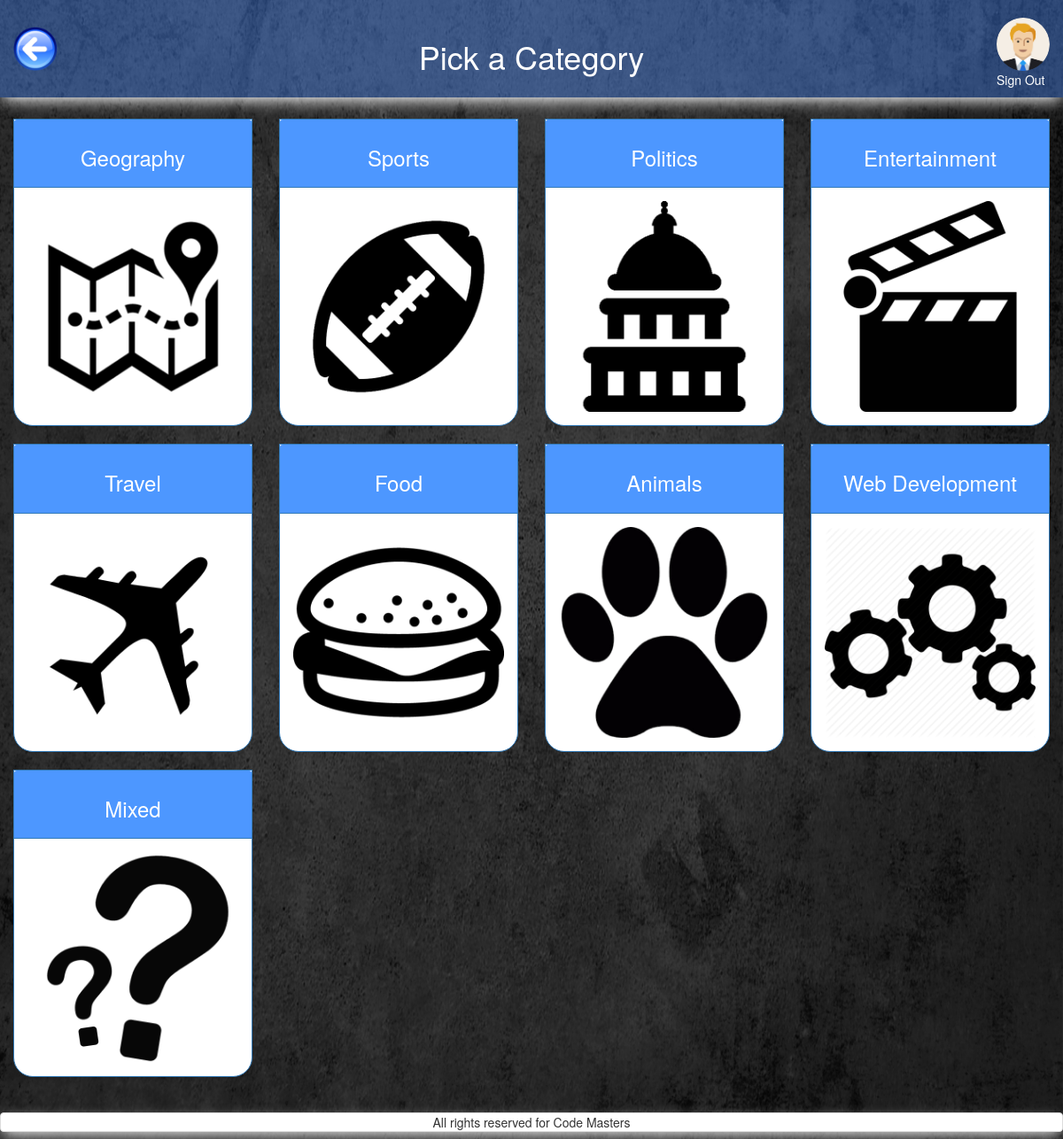
The page /quiz_categories.php (signed in) on the database its author committed.
### tables this page shows
CREATE TABLE `users` (
  `id` int(11) NOT NULL,
  `FK_avatars` int(11) NOT NULL,
  `nickname` varchar(255) NOT NULL,
  `email` varchar(255) NOT NULL,
  `password` varchar(255) NOT NULL
);

CREATE TABLE `avatars` (
  `id` int(11) NOT NULL,
  `location` varchar(255) NOT NULL
);

CREATE TABLE `categories` (
  `id` int(11) NOT NULL,
  `category` varchar(50) NOT NULL,
  `image` varchar(255) NOT NULL
);

### includes/start_session_user.php (called while the page is built, shortened)
<?php
 require_once 'dbconnect.php';
 $res=mysqli_query($con, "SELECT nickname, users.id AS user_id, avatars.location AS avatar, avatars.id AS avatar_id, email FROM users
 	JOIN avatars ON users.FK_avatars=avatars.id
 	WHERE users.id=".$_SESSION['user']);
	 $userRow=mysqli_fetch_array($res);
	 $user_avatar = $userRow['avatar'];
?>

### quiz_categories.php (the view, shortened to what this page needs)
<?php
require_once('includes/start_session_user.php');
$categoriesQuery = $con->prepare(<<<'SQL'
SELECT id, category, image FROM categories;
SQL
);
$categoriesQuery->execute();
$categoriesResult = $categoriesQuery->get_result();
?>
<!DOCTYPE html>
<html>
<head>
    <?php
require_once('includes/head_tag.php');
    ?>
</head>
<body>
<div id="wrap">
  <div id="main" class="container-fluid clear-top">
    <header class="row shadow" id="header">
            <div class="col-xs-3">
                <a href="home_user.php">
                    <img alt="back_button" src="pictures/back_button.png" id="back_button"/>
                </a>
            </div>
            <div class="col-xs-6 white text-center margin-top">
                <h1 class="heading_font">Pick a Category</h1>
            </div>
        <?php
        echo'
            <div class="col-xs-3">
                <a href="logout.php?logout" class="pull-right">
                    <img class="img-circle show_avatar border" src="'.$user_avatar.'" alt="avatar" id="avatar_img"><br>
                    Sign Out
                </a>
            </div>';
        ?>
    </header>
    <div class="row">
        <main class="col-xs-12">
            <section class="row">
                <div class="col-xs-12 margin-top">
                    <?php
    $categories = [];
    while ($category = $categoriesResult->fetch_assoc()) {
        $categories[] = $category;
    }
    foreach ($categories as $key => $category):
    if ($key%4 == 0):
    ?>
    <div class="row">
        <?php
        endif;
        ?>
        <div class="col-xs-6 col-sm-3">
            <a href="quiz_play.php?category=<?php echo $category['id']?>" class="a_category">
            <div class="panel panel-primary" id="category_panel">
                <div class="text-center panel-heading" id="category_header">
                    <h3><?php echo $category['category']?></h3>
                </div>
                <div class="panel-body text-center">
                    <img src="pictures/<?php echo $category['image']?>" class="img-responsive">
                </div>
            </div>
            </a>
        </div>
        <?php
        if ($key%4 == 3 || $key >= count($categories)):
        ?>
    </div>
    <?php
    endif;
    endforeach;
    ?>
                </div>
            </section>
        </main>
    </div>
  </div>
</div>
    <?php
require_once('includes/footer.php');
    ?>
</body>
</html>

### includes/head_tag.php (shortened to what this page needs)
  <link rel="stylesheet" href="https://maxcdn.bootstrapcdn.com/bootstrap/3.3.7/css/bootstrap.min.css">
  <link rel="stylesheet" type="text/css" href="css/style.css">
  <link rel="stylesheet" href="//code.jquery.com/ui/1.12.1/themes/base/jquery-ui.css">
<link rel="stylesheet" href="/resources/demos/style.css">

### includes/footer.php
<footer class=" margin-top footer ">
    <div class="text-center shadow panel panel-default">
        All rights reserved for Code Masters
    </div>
</footer>

### css/style.css (style rules this page uses)
header h1 { position: relative; }
#avatar_img { margin-top:20px; height: 60px; }
#back_button { margin-top:30px; height: 50px; }
#header { background-color: rgba(77,141,255,0.4); height: 110px; }
#header a:link { color: white; }
body { content: ""; background: url("../pictures/grey_background.jpg"); background-size: 100% 100%; background-repeat: repeat; top: 0; left: 0; bottom: 0; right: 0; position: absolute; z-index: -1; }
.white { color: white; }
.shadow { -webkit-box-shadow: 0px 6px 16px -3px rgba(255,255,255,1); -moz-box-shadow: 0px 6px 16px -3px rgba(255,255,255,1); box-shadow: 0px 6px 16px -3px rgba(255,255,255,1); }
.margin-top { margin-top: 2%; }
#category_panel { border-radius: 0px 0px 22px 22px; -moz-border-radius: 0px 0px 22px 22px; -webkit-border-radius: 0px 0px 22px 22px; }
#category_header { background-color:#4D97FF; }
.a_category:link { color: black; text-decoration: none; }

### includes/head_tag.php (style rules this page uses)
html, body { height: 100%; }
#wrap { min-height: 100%; }
#main { overflow:auto; padding-bottom:50px; }
.footer { position: relative; margin-top: -50px; height: 50px; clear:both; padding-top:20px; }

### rows shown on the page
users: FK_avatars.location (picture)
categories: category "Geography", image (picture)
categories: category "Sports", image (picture)
categories: category "Politics", image (picture)
categories: category "Entertainment", image (picture)
categories: category "Travel", image (picture)
categories: category "Food", image (picture)
categories: category "Animals", image (picture)
categories: category "Web Development", image (picture)
categories: category "Mixed", image (picture)
